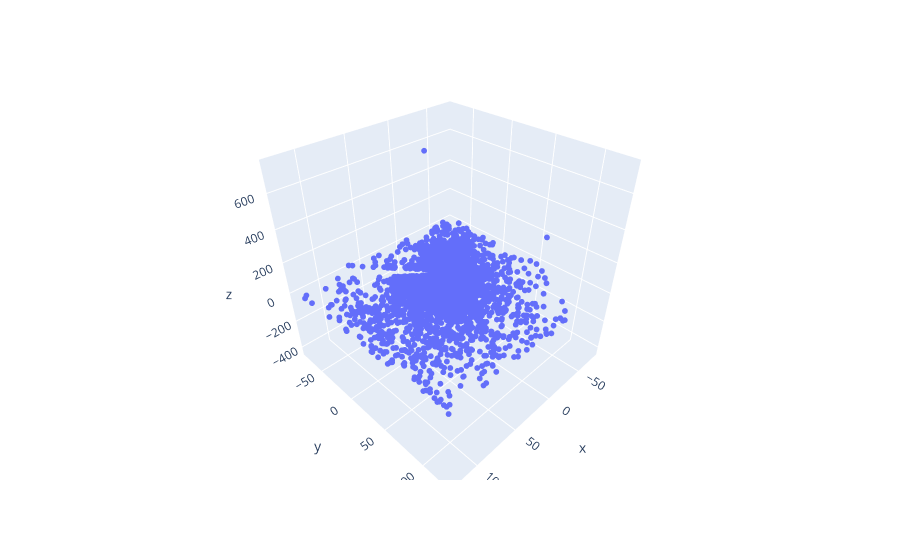

Notebook code for this chart:
### Code cell
import plotly.express as px
# df = px.data.iris()
fig = px.scatter_3d(x=dfof_ad_cellpose.flatten(), y=dfof_tg_cellpose.flatten(), z=adp_cellpose.flatten(),)
fig = px.scatter_3d(x=dfof_ad_manual.flatten(), y=dfof_tg_manual.flatten(), z=adp_manual.flatten(),)
fig.update_traces(marker_size = 2)
fig.show()

### Figure 1 — Plotly figure (JSON) as saved in the notebook; plotly's stock layout.template omitted (floating-point values rounded to 4 significant figures; data arrays with more than 128 entries replaced by an {"elided": "..."} marker saying what was removed)
{"data": [{"hovertemplate": "x=%{x}<br>y=%{y}<br>z=%{z}<extra></extra>", "legendgroup": "", "marker": {"color": "#636efa", "size": 2, "symbol": "circle"}, "mode": "markers", "name": "", "scene": "scene", "showlegend": false, "type": "scatter3d", "x": {"elided": "4650 float values"}, "y": {"elided": "4650 float values"}, "z": {"elided": "4650 float values"}}], "layout": {"legend": {"tracegroupgap": 0}, "margin": {"t": 60}, "scene": {"domain": {"x": [0, 1], "y": [0, 1]}, "xaxis": {"title": {"text": "x"}}, "yaxis": {"title": {"text": "y"}}, "zaxis": {"title": {"text": "z"}}}}}
